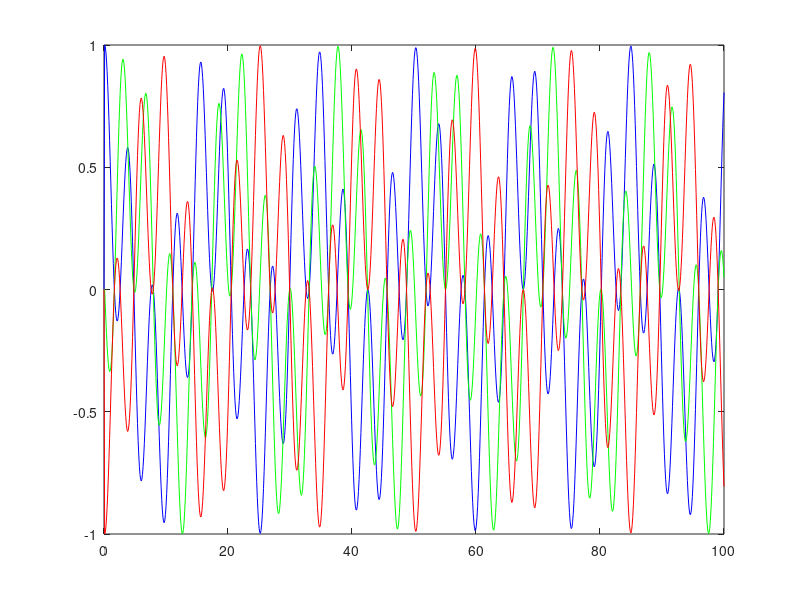

Recreate this plot in MATLAB.
workspace;
format long g;
format compact;

%Lets assume we have M antennas receiving signal
d = 0.5; %half of wave lentgth between antennas
n = 1; %antenna number
phi = pi / 6; %angle between Oy and transmitter
f = 0.1; %Lets assume base freq 0.1 MHz
A = 1; %Amplitude - constant
M = 3; %Antennas amount
tLen = 100; %Transmitting time
step = 0.1;
t = linspace(0, tLen, tLen/step);
SNR = 2;

s = zeros(M, tLen/step+1);

for i = 1:length(t)
    A = cos(t(i));
    for n = 1:M
        s0 = A * exp(1i*2*pi*d*(n-1)*sin(phi)) * exp(1i*2*pi*f*t(i));
        s(n, i+1) = s0;
    end
end


plot(t, s(1, 1:length(t)), 'b-');
hold on;
plot(t, s(2, 1:length(t)), 'g-');
hold on;
plot(t, s(3, 1:length(t)), 'r-');
hold on;



